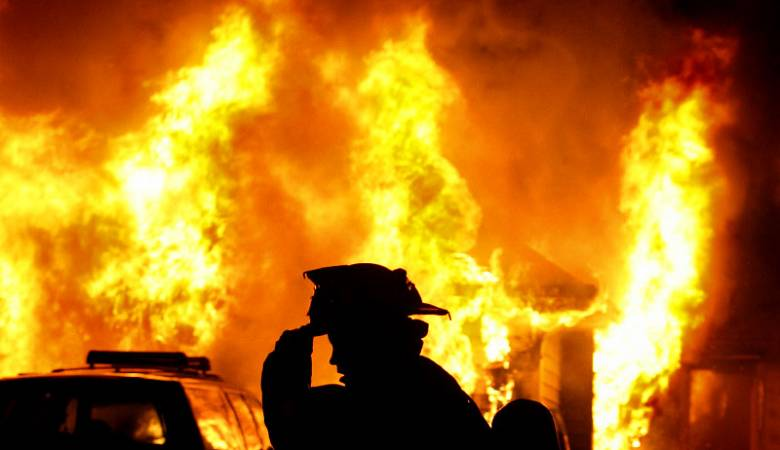
#> input picture g.jpeg, 780 x 450 px
$ python sobel_edge_detection.py
#> lines starting #> are read from the running program, lines starting #| are printed output that depends on the picture
import numpy as np
import matplotlib.pyplot as plt
import matplotlib.image as mpimg
from math import sqrt

class Sobel:
    def __init__(self, path= None, img= None):
#> called with path = 'g.jpeg'
        if path != None:
            self.image = mpimg.imread(path)
#> self.image is the input picture: shape (450, 780, 3); mean R, G, B 180.9, 115.9, 23.7
        else:
            self.image = img
        self.original_img = self.image
        #Se establecen los valores de los kernels
        self.vertical = np.array([[1, 0, -1],[2, 0, -2],[1, 0, -1]])
        self.horizontal = np.array([[1, 2, 1],[0, 0, 0],[-1, -2, -1]])
        print(self.image)
#> (printed output is left out)

    def cvt2gray(self):
        self.image = np.dot(self.image, [1, 1, 1])//3
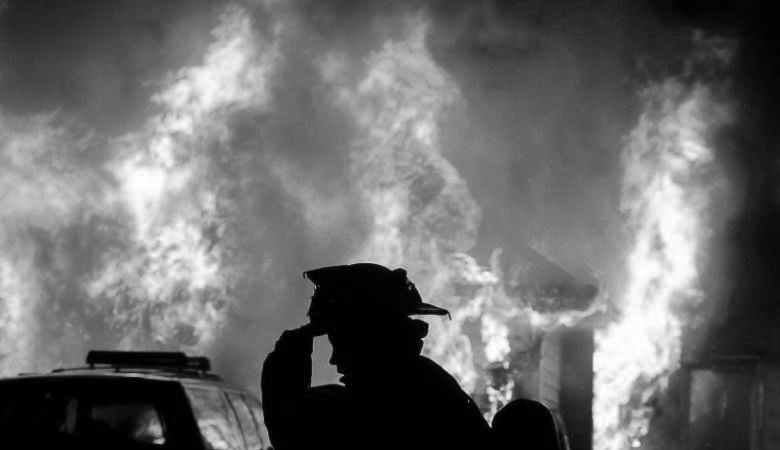
#> self.image: shape (450, 780) int64; min 0, max 255, mean 106.5
        self.image = self.image/255
        print(self.image)
#> (printed output is left out)

#función que calcula la gradiente
    def gradiente(self):
        self.cvt2gray()
        kernel_w = self.vertical.shape[0]//2
        grad_ = np.zeros(self.image.shape)

        self.image = np.pad(self.image, pad_width= ([kernel_w, ], [kernel_w, ]),
        mode= 'constant', constant_values= (0, 0))
#> self.image: shape (452, 782) float64

        #Se recorre la matriz de la imagen para realizar la convolución
        for i in range(kernel_w, self.image.shape[0] - kernel_w):
            for j in range(kernel_w, self.image.shape[1] - kernel_w):
                x = self.image[i - kernel_w: i + kernel_w + 1, j - kernel_w: j + kernel_w + 1]
                x = x.flatten() * self.vertical.flatten()
                sum_x = x.sum()

                y = self.image[i - kernel_w: i + kernel_w + 1, j - kernel_w: j + kernel_w + 1]
                y = y.flatten() * self.horizontal.flatten()
                sum_y = y.sum()

                grad_[i - kernel_w][j - kernel_w] = sqrt(sum_x**2 + sum_y**2)
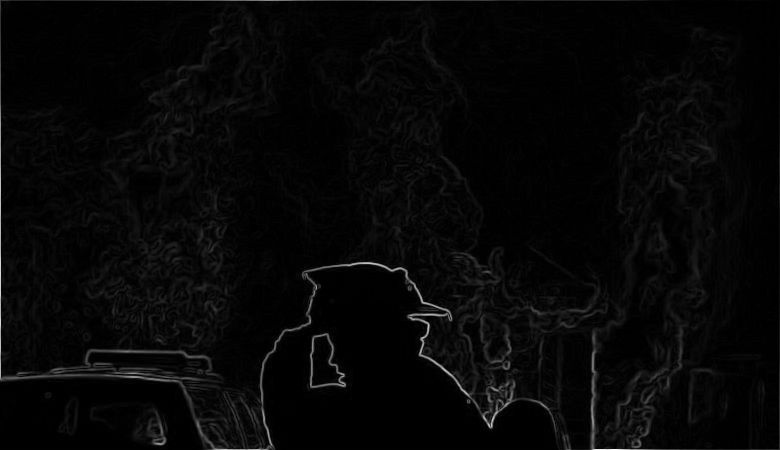
#> grad_: shape (450, 780) float64; min 0, max 3.83, mean 0.108; drawn with min black and max white
        self.image = grad_
        return self.image

    #Funcion que muestra la imagen
    def show_image(self, orig = 0):
#> called with orig = 0
        if orig == 1:
            plt.imshow(self.original_img)
            plt.show()
        if orig == 0:
            for i in range(len(self.image)):
                for j in range(len(self.image[0])):
                    self.image[i][j] = 1 - self.image[i][j]
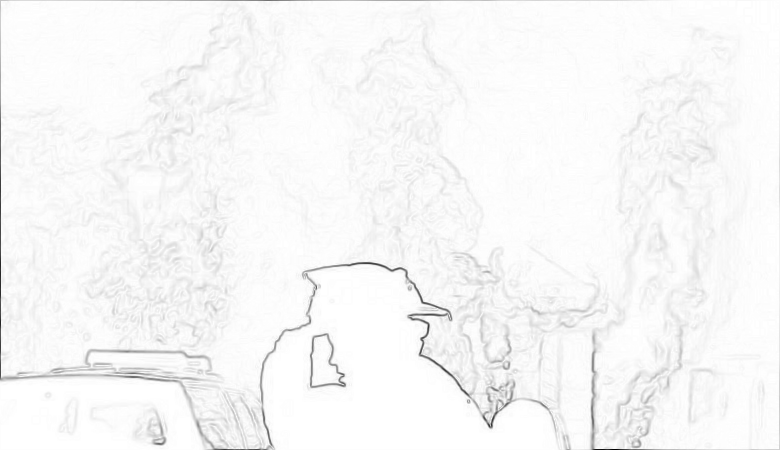
#> self.image: shape (450, 780) float64; min -2.83, max 1, mean 0.892; drawn with min black and max white
            plt.imshow(self.image, cmap= 'gray')
            plt.show()

#Condicional que inicia el script
if __name__ == "__main__":
    img = Sobel("g.jpeg")
    img.gradiente()
    img.show_image()
